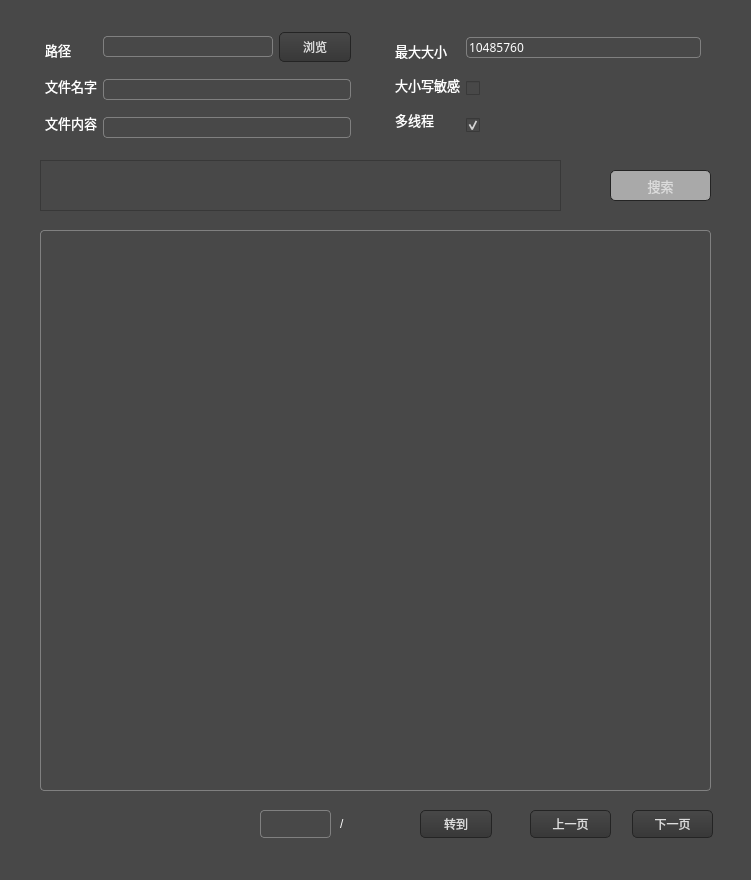
<?xml version="1.0" encoding="UTF-8"?>
<ui version="4.0">
 <class>MainWindow</class>
 <widget class="QMainWindow" name="MainWindow">
  <property name="geometry">
   <rect>
    <x>0</x>
    <y>0</y>
    <width>751</width>
    <height>880</height>
   </rect>
  </property>
  <property name="sizePolicy">
   <sizepolicy hsizetype="Expanding" vsizetype="Expanding">
    <horstretch>0</horstretch>
    <verstretch>0</verstretch>
   </sizepolicy>
  </property>
  <property name="minimumSize">
   <size>
    <width>751</width>
    <height>880</height>
   </size>
  </property>
  <property name="maximumSize">
   <size>
    <width>751</width>
    <height>880</height>
   </size>
  </property>
  <property name="font">
   <font>
    <family>Arial</family>
   </font>
  </property>
  <property name="mouseTracking">
   <bool>false</bool>
  </property>
  <property name="acceptDrops">
   <bool>false</bool>
  </property>
  <property name="windowTitle">
   <string>快速搜索</string>
  </property>
  <property name="windowOpacity">
   <double>1.000000000000000</double>
  </property>
  <property name="styleSheet">
   <string notr="true">
background:#484848; 
color:white;
selection-background-color:rgb(78,100,122);

</string>
  </property>
  <widget class="QWidget" name="centralwidget">
   <property name="styleSheet">
    <string notr="true">QLabel{
	border:none;
}
.QLineEdit {
     border: 1px solid gray;
     border-radius: 4px;
     padding: 0 0;
     color : white;

}
QPushButton:focus{outline: none;}
.QPushButton{
border-style:none;
border:1px solid #242424;
color:#DCDCDC;
padding:5px;
min-height:15;
min-width : 60;
border-radius:5px;
background:qlineargradient(spread:pad,x1:0,y1:0,x2:0,y2:1,stop:0 #484848,stop:1 #383838);
}

.QPushButton:hover{
background:qlineargradient(spread:pad,x1:0,y1:0,x2:0,y2:1,stop:0 #646464,stop:1 #525252);
}

.QPushButton:disabled{
    background:darkgray;
}


QCheckBox,QLabel{
    color : white;
}
QCheckBox:disabled{
    color : gray;
}

</string>
   </property>
   <widget class="QPushButton" name="searchButton">
    <property name="enabled">
     <bool>false</bool>
    </property>
    <property name="geometry">
     <rect>
      <x>610</x>
      <y>170</y>
      <width>101</width>
      <height>31</height>
     </rect>
    </property>
    <property name="font">
     <font>
      <family>Arial</family>
      <pointsize>10</pointsize>
     </font>
    </property>
    <property name="toolTip">
     <string>&lt;html&gt;&lt;head/&gt;&lt;body&gt;&lt;p&gt;&lt;span style=&quot; color:#000000;&quot;&gt;快捷键 ctrl+enter&lt;/span&gt;&lt;/p&gt;&lt;/body&gt;&lt;/html&gt;</string>
    </property>
    <property name="text">
     <string>搜索</string>
    </property>
    <property name="shortcut">
     <string>Ctrl+Return</string>
    </property>
    <property name="default">
     <bool>true</bool>
    </property>
   </widget>
   <widget class="QTextEdit" name="end_output">
    <property name="geometry">
     <rect>
      <x>40</x>
      <y>160</y>
      <width>521</width>
      <height>51</height>
     </rect>
    </property>
    <property name="toolTip">
     <string>&lt;html&gt;&lt;head/&gt;&lt;body&gt;&lt;p&gt;&lt;span style=&quot; color:#000000;&quot;&gt;提示信息&lt;/span&gt;&lt;/p&gt;&lt;/body&gt;&lt;/html&gt;</string>
    </property>
    <property name="styleSheet">
     <string notr="true"/>
    </property>
    <property name="lineWidth">
     <number>0</number>
    </property>
    <property name="readOnly">
     <bool>true</bool>
    </property>
   </widget>
   <widget class="QListWidget" name="file_list">
    <property name="enabled">
     <bool>true</bool>
    </property>
    <property name="geometry">
     <rect>
      <x>40</x>
      <y>230</y>
      <width>671</width>
      <height>561</height>
     </rect>
    </property>
    <property name="sizePolicy">
     <sizepolicy hsizetype="Expanding" vsizetype="Expanding">
      <horstretch>0</horstretch>
      <verstretch>0</verstretch>
     </sizepolicy>
    </property>
    <property name="maximumSize">
     <size>
      <width>2000</width>
      <height>2000</height>
     </size>
    </property>
    <property name="sizeIncrement">
     <size>
      <width>0</width>
      <height>0</height>
     </size>
    </property>
    <property name="styleSheet">
     <string notr="true">font: 10pt &quot;微软雅黑&quot;;
border: 1px solid gray;
border-radius: 4px;
padding: 0 0;
     
color : white;
selection-background-color: rgb(255,255,255);
</string>
    </property>
    <property name="frameShadow">
     <enum>QFrame::Sunken</enum>
    </property>
    <property name="verticalScrollBarPolicy">
     <enum>Qt::ScrollBarAsNeeded</enum>
    </property>
    <property name="horizontalScrollBarPolicy">
     <enum>Qt::ScrollBarAsNeeded</enum>
    </property>
    <property name="sizeAdjustPolicy">
     <enum>QAbstractScrollArea::AdjustIgnored</enum>
    </property>
    <property name="autoScrollMargin">
     <number>16</number>
    </property>
    <property name="movement">
     <enum>QListView::Static</enum>
    </property>
    <property name="layoutMode">
     <enum>QListView::SinglePass</enum>
    </property>
    <property name="sortingEnabled">
     <bool>false</bool>
    </property>
   </widget>
   <widget class="QPushButton" name="PageUp">
    <property name="geometry">
     <rect>
      <x>530</x>
      <y>810</y>
      <width>81</width>
      <height>28</height>
     </rect>
    </property>
    <property name="toolTip">
     <string>&lt;html&gt;&lt;head/&gt;&lt;body&gt;&lt;p&gt;&lt;span style=&quot; color:#000000;&quot;&gt;快捷键 ctrl+left&lt;/span&gt;&lt;/p&gt;&lt;/body&gt;&lt;/html&gt;</string>
    </property>
    <property name="styleSheet">
     <string notr="true">快捷键 ctrl+left</string>
    </property>
    <property name="text">
     <string>上一页</string>
    </property>
    <property name="shortcut">
     <string>Ctrl+Left</string>
    </property>
    <property name="autoRepeat">
     <bool>true</bool>
    </property>
    <property name="autoRepeatDelay">
     <number>500</number>
    </property>
    <property name="autoRepeatInterval">
     <number>80</number>
    </property>
   </widget>
   <widget class="QPushButton" name="PageDown">
    <property name="geometry">
     <rect>
      <x>632</x>
      <y>810</y>
      <width>81</width>
      <height>28</height>
     </rect>
    </property>
    <property name="toolTip">
     <string>&lt;html&gt;&lt;head/&gt;&lt;body&gt;&lt;p&gt;&lt;span style=&quot; color:#000000;&quot;&gt;快捷键 ctrl+right&lt;/span&gt;&lt;/p&gt;&lt;/body&gt;&lt;/html&gt;</string>
    </property>
    <property name="text">
     <string>下一页</string>
    </property>
    <property name="shortcut">
     <string>Ctrl+Right</string>
    </property>
    <property name="autoRepeat">
     <bool>true</bool>
    </property>
    <property name="autoRepeatDelay">
     <number>500</number>
    </property>
    <property name="autoRepeatInterval">
     <number>80</number>
    </property>
   </widget>
   <widget class="QLineEdit" name="TurnToPage">
    <property name="geometry">
     <rect>
      <x>260</x>
      <y>810</y>
      <width>71</width>
      <height>28</height>
     </rect>
    </property>
    <property name="styleSheet">
     <string notr="true">border-with:0;</string>
    </property>
    <property name="readOnly">
     <bool>false</bool>
    </property>
   </widget>
   <widget class="QPushButton" name="TurnTo">
    <property name="geometry">
     <rect>
      <x>420</x>
      <y>810</y>
      <width>72</width>
      <height>28</height>
     </rect>
    </property>
    <property name="text">
     <string>转到</string>
    </property>
   </widget>
   <widget class="QLabel" name="MaxPage">
    <property name="geometry">
     <rect>
      <x>340</x>
      <y>810</y>
      <width>71</width>
      <height>28</height>
     </rect>
    </property>
    <property name="text">
     <string>/</string>
    </property>
   </widget>
   <widget class="QWidget" name="gridLayoutWidget">
    <property name="geometry">
     <rect>
      <x>40</x>
      <y>20</y>
      <width>321</width>
      <height>131</height>
     </rect>
    </property>
    <layout class="QGridLayout" name="Left">
     <property name="leftMargin">
      <number>5</number>
     </property>
     <property name="topMargin">
      <number>1</number>
     </property>
     <property name="rightMargin">
      <number>10</number>
     </property>
     <property name="bottomMargin">
      <number>1</number>
     </property>
     <item row="1" column="1">
      <layout class="QHBoxLayout" name="fileinput">
       <item>
        <widget class="QLineEdit" name="file_name_input">
         <property name="font">
          <font>
           <family>微软雅黑</family>
          </font>
         </property>
        </widget>
       </item>
      </layout>
     </item>
     <item row="2" column="1">
      <layout class="QHBoxLayout" name="contentinput">
       <item>
        <widget class="QLineEdit" name="file_content_input">
         <property name="font">
          <font>
           <family>微软雅黑</family>
          </font>
         </property>
        </widget>
       </item>
      </layout>
     </item>
     <item row="0" column="0" rowspan="3">
      <layout class="QVBoxLayout" name="leftlabel">
       <property name="topMargin">
        <number>2</number>
       </property>
       <item>
        <widget class="QLabel" name="path">
         <property name="font">
          <font>
           <family>微软雅黑</family>
           <pointsize>10</pointsize>
           <weight>50</weight>
           <bold>false</bold>
          </font>
         </property>
         <property name="text">
          <string>路径</string>
         </property>
         <property name="buddy">
          <cstring>path_input</cstring>
         </property>
        </widget>
       </item>
       <item>
        <widget class="QLabel" name="file_name">
         <property name="font">
          <font>
           <family>微软雅黑</family>
           <pointsize>10</pointsize>
           <weight>50</weight>
           <bold>false</bold>
          </font>
         </property>
         <property name="text">
          <string>文件名字</string>
         </property>
        </widget>
       </item>
       <item>
        <widget class="QLabel" name="file_content">
         <property name="font">
          <font>
           <family>微软雅黑</family>
           <pointsize>10</pointsize>
           <weight>50</weight>
           <bold>false</bold>
          </font>
         </property>
         <property name="styleSheet">
          <string notr="true">border:none</string>
         </property>
         <property name="text">
          <string>文件内容</string>
         </property>
        </widget>
       </item>
      </layout>
     </item>
     <item row="0" column="1">
      <layout class="QHBoxLayout" name="pathinput">
       <item>
        <widget class="QLineEdit" name="path_input">
         <property name="font">
          <font>
           <family>微软雅黑</family>
          </font>
         </property>
         <property name="toolTip">
          <string>&lt;html&gt;&lt;head/&gt;&lt;body&gt;&lt;p&gt;&lt;span style=&quot; color:#000000;&quot;&gt;搜索根目录路径&lt;/span&gt;&lt;/p&gt;&lt;/body&gt;&lt;/html&gt;</string>
         </property>
         <property name="text">
          <string/>
         </property>
        </widget>
       </item>
       <item>
        <widget class="QPushButton" name="fileview_button">
         <property name="sizePolicy">
          <sizepolicy hsizetype="Minimum" vsizetype="Fixed">
           <horstretch>0</horstretch>
           <verstretch>0</verstretch>
          </sizepolicy>
         </property>
         <property name="toolTip">
          <string>&lt;html&gt;&lt;head/&gt;&lt;body&gt;&lt;p&gt;快捷键 ctrl+s&lt;/p&gt;&lt;/body&gt;&lt;/html&gt;</string>
         </property>
         <property name="text">
          <string>浏览</string>
         </property>
         <property name="shortcut">
          <string>Ctrl+S</string>
         </property>
        </widget>
       </item>
      </layout>
     </item>
    </layout>
   </widget>
   <widget class="QWidget" name="gridLayoutWidget_2">
    <property name="geometry">
     <rect>
      <x>390</x>
      <y>20</y>
      <width>321</width>
      <height>131</height>
     </rect>
    </property>
    <layout class="QGridLayout" name="Right">
     <property name="leftMargin">
      <number>5</number>
     </property>
     <property name="topMargin">
      <number>1</number>
     </property>
     <property name="rightMargin">
      <number>10</number>
     </property>
     <property name="bottomMargin">
      <number>1</number>
     </property>
     <item row="3" column="1">
      <layout class="QHBoxLayout" name="threadinput">
       <item>
        <widget class="QCheckBox" name="is_thread">
         <property name="styleSheet">
          <string notr="true">border:none</string>
         </property>
         <property name="text">
          <string/>
         </property>
         <property name="checked">
          <bool>true</bool>
         </property>
        </widget>
       </item>
      </layout>
     </item>
     <item row="1" column="1">
      <layout class="QHBoxLayout" name="maxsizeinput">
       <item>
        <widget class="QLineEdit" name="max_size_input">
         <property name="font">
          <font>
           <family>微软雅黑</family>
          </font>
         </property>
         <property name="text">
          <string>10485760</string>
         </property>
        </widget>
       </item>
      </layout>
     </item>
     <item row="2" column="1">
      <layout class="QHBoxLayout" name="is_caseinput">
       <item>
        <widget class="QCheckBox" name="is_case_sensetive">
         <property name="enabled">
          <bool>true</bool>
         </property>
         <property name="styleSheet">
          <string notr="true">border:none;</string>
         </property>
         <property name="text">
          <string/>
         </property>
         <property name="checked">
          <bool>false</bool>
         </property>
        </widget>
       </item>
      </layout>
     </item>
     <item row="1" column="0" rowspan="3">
      <layout class="QVBoxLayout" name="rightlabel">
       <property name="topMargin">
        <number>2</number>
       </property>
       <item>
        <widget class="QLabel" name="max_size">
         <property name="font">
          <font>
           <family>微软雅黑</family>
           <pointsize>10</pointsize>
           <weight>50</weight>
           <bold>false</bold>
          </font>
         </property>
         <property name="text">
          <string>最大大小</string>
         </property>
        </widget>
       </item>
       <item>
        <widget class="QLabel" name="_case_sensetive">
         <property name="font">
          <font>
           <family>微软雅黑</family>
           <pointsize>10</pointsize>
          </font>
         </property>
         <property name="text">
          <string>大小写敏感</string>
         </property>
        </widget>
       </item>
       <item>
        <widget class="QLabel" name="thread">
         <property name="font">
          <font>
           <family>微软雅黑</family>
           <pointsize>10</pointsize>
           <weight>50</weight>
           <bold>false</bold>
          </font>
         </property>
         <property name="text">
          <string>多线程</string>
         </property>
        </widget>
       </item>
      </layout>
     </item>
    </layout>
   </widget>
  </widget>
 </widget>
 <tabstops>
  <tabstop>path_input</tabstop>
  <tabstop>file_name_input</tabstop>
  <tabstop>file_content_input</tabstop>
  <tabstop>searchButton</tabstop>
  <tabstop>fileview_button</tabstop>
  <tabstop>end_output</tabstop>
  <tabstop>file_list</tabstop>
  <tabstop>PageUp</tabstop>
  <tabstop>PageDown</tabstop>
  <tabstop>TurnToPage</tabstop>
  <tabstop>TurnTo</tabstop>
 </tabstops>
 <resources/>
 <connections/>
</ui>
